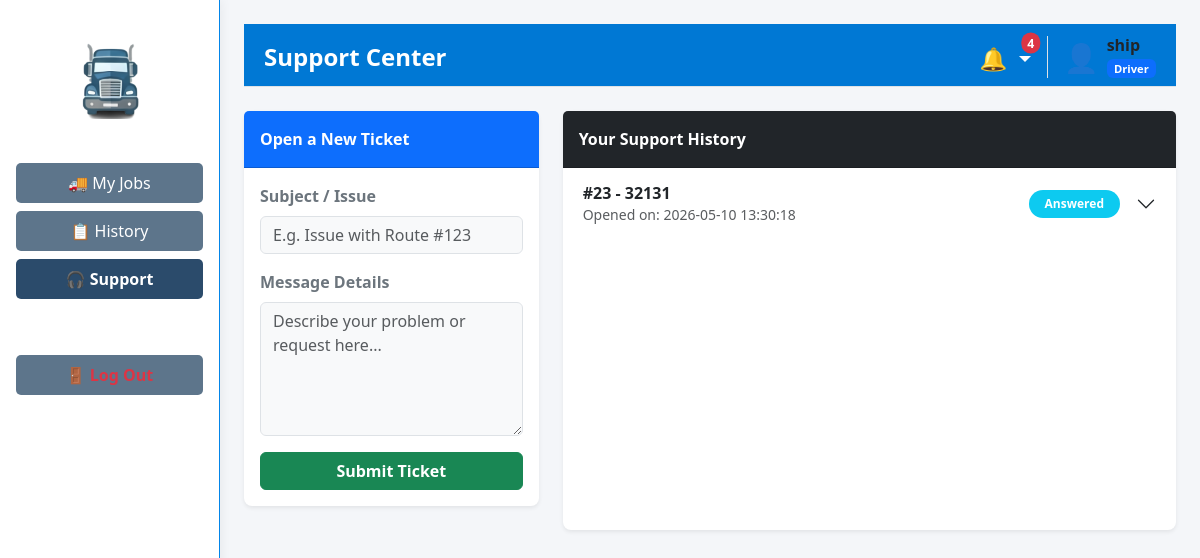
The page /driver/support (signed in) on the database its author committed.
### tables this page shows
CREATE TABLE support_tickets (
                        id INTEGER PRIMARY KEY AUTOINCREMENT,
                        client TEXT NOT NULL,
                        message TEXT NOT NULL,
                        admin_response TEXT DEFAULT NULL,
                        timestamp DATETIME DEFAULT CURRENT_TIMESTAMP,
                        status TEXT DEFAULT 'New'
                    , client_role TEXT DEFAULT 'Customer', subject TEXT, user_id INTEGER);

### app/routes/driver_routes.py (the view)
@driver_bp.route('/driver/support')
def support():
    if 'user_id' not in session or session.get('role') != 'Driver': return redirect(url_for('auth.login'))
    notifications, unread_count = get_header_data()
    username = session.get('username')
    user_tickets = support_db.get_user_tickets(username)
    return render_template('driver/support.html', tickets=user_tickets, notifications=notifications, unread_count=unread_count)

### app/models/notification_model.py (called while the page is built)
    def get_unread_notifications(self, target1: str, target2: str = '') -> List[Dict[str, Any]]:
        try:
            with sqlite3.connect(DB_PATH) as conn:
                conn.row_factory = sqlite3.Row
                cursor = conn.execute(
                    "SELECT * FROM notifications WHERE target_role IN (?, ?, 'All') AND is_read = 0 ORDER BY timestamp DESC",
                    (str(target1).strip(), str(target2).strip())
                )
                return [dict(row) for row in cursor.fetchall()]
        except sqlite3.Error as e:
            logging.error(f"Error fetching notifications: {e}")
            return []

### app/routes/driver_routes.py (called while the page is built)
def get_header_data():
    username = str(session.get('username', '')).strip()
    role = str(session.get('role', 'Driver')).strip()
    try:
        notifications = notif_db.get_unread_notifications(username, role)
        unread_count = len(notifications)
    except Exception as e:
        logging.error(f"Error fetching notifications: {e}")
        notifications = []
        unread_count = 0
    return notifications, unread_count

### app/templates/driver/support.html (shortened to what this page needs)
{% extends "layouts/driver_layout.html" %}
{% block page_header %}Support Center{% endblock %}
{% block extra_css %}
<link rel="stylesheet" href="https://cdnjs.cloudflare.com/ajax/libs/font-awesome/6.4.0/css/all.min.css">
{% endblock %}
{% block content %}
<div class="row">
    <div class="col-md-4 mb-4">
        <div class="card shadow-sm border-0 rounded-3 h-auto">
            <div class="card-header bg-primary text-white fw-bold py-3">
                Open a New Ticket
            </div>
            <div class="card-body">
                <form action="{{ url_for('driver.create_support_ticket') }}" method="POST">
                    <div class="mb-3">
                        <label class="form-label fw-bold text-secondary">Subject / Issue</label>
                        <input type="text" name="subject" class="form-control bg-light" placeholder="E.g. Issue with Route #123" required>
                    </div>
                    <div class="mb-3">
                        <label class="form-label fw-bold text-secondary">Message Details</label>
                        <textarea name="message" class="form-control bg-light" rows="5" placeholder="Describe your problem or request here..." required></textarea>
                    </div>
                    <button type="submit" class="btn btn-success w-100 fw-bold">Submit Ticket</button>
                </form>
            </div>
        </div>
    </div>
    <div class="col-md-8">
        <div class="card shadow-sm border-0 rounded-3">
            <div class="card-header bg-dark text-white fw-bold py-3">
                Your Support History
            </div>
            <div class="card-body p-0">
                {% if not tickets or tickets|length == 0 %}
                    <div class="text-center py-5 text-muted">
                        <i class="fa-solid fa-headset fs-1 mb-3"></i>
                        <h5>No support tickets found.</h5>
                        <p>If you need help, open a ticket using the form on the left.</p>
                    </div>
                {% else %}
                    <div class="accordion accordion-flush" id="ticketsAccordion">
                        {% for ticket in tickets %}
                            <div class="accordion-item">
                                <h2 class="accordion-header" id="heading{{ ticket.id }}">
                                    <button class="accordion-button collapsed py-3" type="button" data-bs-toggle="collapse" data-bs-target="#collapse{{ ticket.id }}" aria-expanded="false" aria-controls="collapse{{ ticket.id }}">
                                        <div class="d-flex w-100 justify-content-between align-items-center me-3">
                                            <div>
                                                <span class="fw-bold text-dark">#{{ ticket.id }} - {{ ticket.subject }}</span>
                                                <div class="text-muted small mt-1">Opened on: {{ ticket.timestamp }}</div>
                                            </div>
                                            <span class="badge rounded-pill bg-{{ 'success' if ticket.status == 'Resolved' else ('warning text-dark' if ticket.status == 'Pending' else 'info') }} px-3 py-2">
                                                {{ ticket.status }}
                                            </span>
                                        </div>
                                    </button>
                                </h2>
                            </div>
                        {% endfor %}
                    </div>
                {% endif %}
            </div>
        </div>
    </div>
</div>
{% endblock %}

### app/templates/layouts/driver_layout.html (shortened to what this page needs)
<!DOCTYPE html>
<html lang="en">
<head>
    <link href="https://cdn.jsdelivr.net/npm/bootstrap@5.3.8/dist/css/bootstrap.min.css" rel="stylesheet">
    <link rel="stylesheet" href="https://cdnjs.cloudflare.com/ajax/libs/font-awesome/6.4.0/css/all.min.css">
    <link rel="stylesheet" href="{{ url_for('static', filename='css/style.css') }}">
    {% block extra_css %}{% endblock %}
</head>
<body class="bg-light">
<div class="dashboard-wrapper">
    <div class="sidebar" style="background-color: #ffffff; border-right: 1px solid #0285e9; box-shadow: 2px 0 10px rgba(0,0,0,0.05);">
        <div class="text-center mt-3 mb-4">
            <img src="{{ url_for('static', filename='img/truck.png') }}" alt="Logo" style="width: 100px;">
        </div>
        <a href="{{ url_for('driver.portal') }}" class="nav-btn {% if request.endpoint == 'driver.portal' %}active fw-bold{% endif %}">🚚 My Jobs</a>
        <a href="{{ url_for('driver.history') }}" class="nav-btn {% if request.endpoint == 'driver.history' %}active fw-bold{% endif %}">📋 History</a>
        <a href="{{ url_for('driver.support') }}" class="nav-btn {% if request.endpoint == 'driver.support' %}active fw-bold{% endif %}">🎧 Support</a>
        <a href="{{ url_for('auth.logout') }}" class="nav-btn mt-5 text-danger fw-bold">🚪 Log Out</a>
    </div>
    <div class="main-content p-4">
        <div class="top-navbar d-flex justify-content-between align-items-center mb-4 border-bottom pb-2">
            <div>
                <h2 class="h4 mb-0 fw-bold">{% block page_header %}Dashboard{% endblock %}</h2>
            </div>
            <div class="user-info d-flex align-items-center">
                <div class="dropdown d-inline-block mt-1 me-1">
                    <span class="dropdown-toggle text-decoration-none" id="notifDropdown" role="button" data-bs-toggle="dropdown" aria-expanded="false" style="cursor: pointer; position: relative; font-size: 1.4rem;">
                        🔔
                        {% if unread_count and unread_count > 0 %}
                        <span class="position-absolute top-0 start-100 translate-middle badge rounded-pill bg-danger" style="font-size: 0.55em; padding: 0.35em 0.5em;">
                            {{ unread_count }}
                        </span>
                        {% endif %}
                    </span>
                </div>
                <a href="{{ url_for('profile.view_profile') }}" class="text-decoration-none text-dark" style="transition: opacity 0.2s;" onmouseover="this.style.opacity='0.8'" onmouseout="this.style.opacity='1'">
                    <div class="user-profile border-start ps-3 ms-1 d-flex align-items-center" style="cursor: pointer;">
                        {% if session.get('profile_picture') and session.get('profile_picture') != '' %}
                            <img src="{{ url_for('static', filename='img/avatars/' + session.get('profile_picture')) }}"
                                 alt="Avatar"
                                 style="width: 38px; height: 38px; object-fit: cover; border-radius: 50%; border: 2px solid #007bff; margin-right: 10px; box-shadow: 0 2px 4px rgba(0,0,0,0.1);">
                        {% else %}
                            <span class="fs-3 me-2" style="line-height: 1;">👤</span>
                        {% endif %}
                        <div class="d-flex flex-column justify-content-center">
                            <span class="fw-bold" style="font-size: 1rem; line-height: 1.2;">
                                {{ session.get('username', 'Guest') }}
                            </span>
                            <span class="badge bg-primary mt-1" style="font-size: 0.70rem; align-self: flex-start;">
                                {{ session.get('role', 'User') }}
                            </span>
                        </div>
                    </div>
                </a>
            </div>
        </div>
        {% block content %}
        {% endblock %}
    </div>
</div>
</body>
</html>

### app/static/css/style.css (style rules this page uses)
body { margin: 0; padding: 0; font-family: 'Segoe UI', Tahoma, Geneva, Verdana, sans-serif; }
.dashboard-wrapper { display: flex; height: 100vh; width: 100vw; overflow: hidden; background-color: #f4f6f9; }
.sidebar { width: 220px; height: 100vh; background-color: #f8f9fa; border-right: 2px solid #dee2e6; display: flex; flex-direction: column; align-items: center; padding-top: 20px; overflow-y: auto; }
.sidebar img { width: 120px; margin-bottom: 20px; }
.nav-btn { width: 85%; background-color: #5d758b; color: white; border: none; padding: 8px; margin-bottom: 8px; border-radius: 5px; text-align: center; text-decoration: none; font-weight: 500; }
.nav-btn.active { background-color: #2b4b6b; font-weight: bold; }
.main-content { flex: 1; flex-grow: 1; height: 100vh; display: flex; flex-direction: column; overflow-y: auto; padding-bottom: 50px; }
.top-navbar { background-color: #0078d4; color: white; padding: 12px 20px; display: flex; justify-content: space-between; align-items: center; font-size: 1.4rem; }
.user-info { font-size: 0.95rem; display: flex; align-items: center; gap: 8px; }
.card { display: flex; flex-direction: column; height: 100%; }

### rows shown on the page
support_tickets: get "Driver", id "23", subject "32131", timestamp "2026-05-10 13:30:18", status "Answered"

### other values the page prints
{{ unread_count }} "4"
{{ session.get('username', 'Guest') }} "ship"
